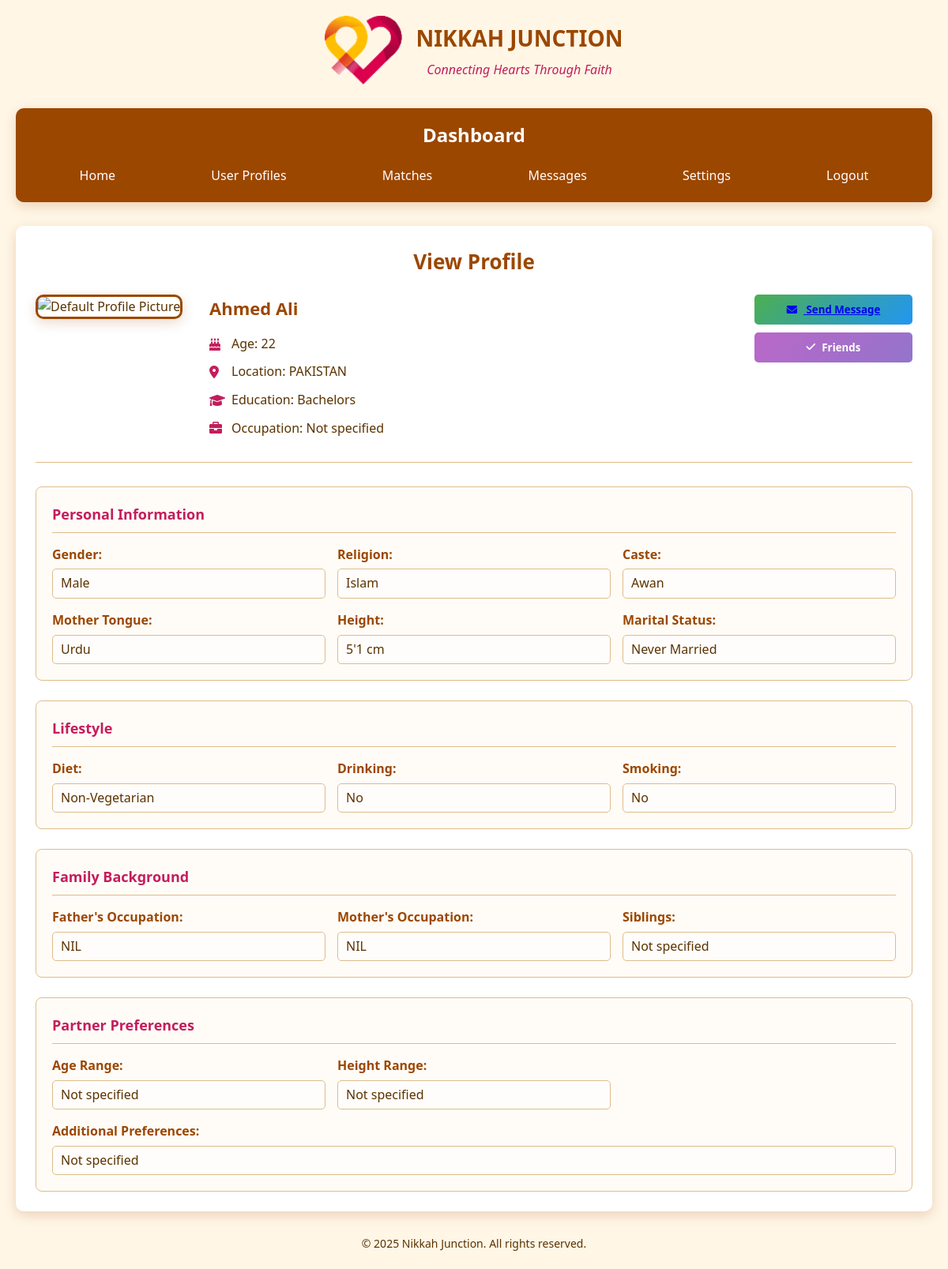
Page /view_profile.php?id=13 (signed in) on the committed database.
### tables this page shows
CREATE TABLE `users` (
  `id` int(11) NOT NULL,
  `firstname` varchar(50) NOT NULL,
  `lastname` varchar(50) NOT NULL,
  `email` varchar(100) NOT NULL,
  `phone` varchar(15) NOT NULL,
  `password_hash` varchar(255) NOT NULL,
  `created_at` timestamp NOT NULL DEFAULT current_timestamp(),
  `last_login` datetime DEFAULT NULL,
  `is_active` tinyint(1) DEFAULT 1,
  `status` int(11) NOT NULL
);

CREATE TABLE `user_profiles` (
  `id` int(11) NOT NULL,
  `profile_picture` varchar(255) DEFAULT NULL,
  `dob` date NOT NULL,
  `gender` varchar(10) NOT NULL,
  `religion` varchar(50) NOT NULL,
  `caste` varchar(50) NOT NULL,
  `mother_tongue` varchar(50) NOT NULL,
  `height` varchar(10) NOT NULL,
  `weight` int(11) NOT NULL,
  `country` varchar(50) NOT NULL,
  `address` text NOT NULL,
  `education` varchar(50) NOT NULL,
  `employment` varchar(50) NOT NULL,
  `occupation` varchar(100) NOT NULL,
  `marital_status` varchar(20) NOT NULL,
  `diet` varchar(20) NOT NULL,
  `drinking` varchar(20) NOT NULL,
  `smoking` varchar(20) NOT NULL,
  `father_occupation` varchar(100) DEFAULT NULL,
  `mother_occupation` varchar(100) DEFAULT NULL,
  `siblings` int(11) DEFAULT NULL,
  `min_age_pref` int(11) NOT NULL,
  `max_age_pref` int(11) NOT NULL,
  `min_height_pref` varchar(10) NOT NULL,
  `max_height_pref` varchar(10) NOT NULL,
  `additional_preferences` text DEFAULT NULL,
  `divorce_years` int(11) DEFAULT NULL,
  `widowed_years` int(11) DEFAULT NULL,
  `created_at` timestamp NOT NULL DEFAULT current_timestamp(),
  `visibility` varchar(255) DEFAULT NULL
);

### view_profile.php (the view, shortened to what this page needs)
<?php
$db_host = "localhost";
$db_user = "root";
$db_pass = "";
$db_name = "nikah_junction";
$conn = new mysqli($db_host, $db_user, $db_pass, $db_name);
$profile_id = isset($_GET['id']) ? intval($_GET['id']) : 0;
$current_user_id = $_SESSION['user_id'];
$sql = "SELECT u.*, up.*
        FROM users u
        LEFT JOIN user_profiles up ON u.id = up.id
        WHERE u.id = ?";
$stmt = $conn->prepare($sql);
$stmt->bind_param("i", $profile_id);
$stmt->execute();
$result = $stmt->get_result();
$profile_data = $result->fetch_assoc();
function calculateAge($dob) {
    $birthdate = new DateTime($dob);
    $today = new DateTime();
    $age = $birthdate->diff($today)->y;
    return $age;
}
$friend_request_status = null;
$sql = "SELECT status FROM friend_requests
        WHERE (sender_id = ? AND receiver_id = ?)
        OR (sender_id = ? AND receiver_id = ?)";
$stmt = $conn->prepare($sql);
$stmt->bind_param("iiii", $current_user_id, $profile_id, $profile_id, $current_user_id);
$stmt->execute();
$result = $stmt->get_result();
if ($result->num_rows > 0) {
    $row = $result->fetch_assoc();
    $friend_request_status = $row['status'];
}
?>
<!DOCTYPE html>
<html lang="en">
<head>
    <link rel="stylesheet" href="view.css">
    <link rel="stylesheet" href="https://cdnjs.cloudflare.com/ajax/libs/font-awesome/6.0.0/css/all.min.css">
</head>
<body>
    <div class="container">
        <header>
            <div class="logo">
                <img src="logo.png" alt="Nikkah Junction Logo">
                <div class="logo-text">
                    <h1>NIKKAH JUNCTION</h1>
                    <p>Connecting Hearts Through Faith</p>
                </div>
            </div>
        </header>
        <nav class="dashboard-nav">
            <h2>Dashboard</h2>
            <ul>
                <li><a href="dashboard.php">Home</a></li>
                <li><a href="dashboard_user_profiles.php">User Profiles</a></li>
                <li><a href="dashboard_matches.php">Matches</a></li>
                <li><a href="dashboard_msgs.php">Messages</a></li>
                <li><a href="dashboard_settings.php">Settings</a></li>
                <li><a href="logout.php">Logout</a></li>
            </ul>
        </nav>
        <main class="profile-view fade-in">
            <h2>View Profile</h2>
            <div class="profile-container">
                <div class="profile-header">
                    <div class="profile-photo">
                        <?php if (!empty($profile_data['profile_picture'])): ?>
                            <img src="<?php echo $profile_data['profile_picture']; ?>" alt="Profile Picture">
                        <?php else: ?>
                            <img src="default-profile.png" alt="Default Profile Picture">
                        <?php endif; ?>
                    </div>
                    <div class="profile-basic-info">
                        <h3><?php echo htmlspecialchars($profile_data['firstname'] . ' ' . $profile_data['lastname']); ?></h3>
                        <p><i class="fas fa-birthday-cake"></i> Age: <?php echo !empty($profile_data['dob']) ? calculateAge($profile_data['dob']) : 'Not specified'; ?></p>
                        <p><i class="fas fa-map-marker-alt"></i> Location: <?php echo !empty($profile_data['country']) ? htmlspecialchars($profile_data['country']) : 'Not specified'; ?></p>
                        <p><i class="fas fa-graduation-cap"></i> Education: <?php echo !empty($profile_data['education']) ? htmlspecialchars($profile_data['education']) : 'Not specified'; ?></p>
                        <p><i class="fas fa-briefcase"></i> Occupation: <?php echo !empty($profile_data['occupation']) ? htmlspecialchars($profile_data['occupation']) : 'Not specified'; ?></p>
                    </div>
                    <div class="profile-actions">
                        <?php if ($current_user_id != $profile_id): ?>
                            <button class="action-btn message-btn" id="openMessageModal"><a href="dashboard_msgs.php"><i class="fas fa-envelope"></i> Send Message</a></button>
                            <?php if ($friend_request_status === null): ?>
                                <form method="post">
                                    <button type="submit" name="send_friend_request" class="action-btn friend-btn"><i class="fas fa-user-plus"></i> Send Friend Request</button>
                                </form>
                            <?php elseif ($friend_request_status === 'pending'): ?>
                                <button class="action-btn friend-btn disabled"><i class="fas fa-clock"></i> Friend Request Pending</button>
                            <?php elseif ($friend_request_status === 'accepted'): ?>
                                <button class="action-btn friend-btn disabled"><i class="fas fa-check"></i> Friends</button>
                            <?php endif; ?>
                        <?php else: ?>
                            <a href="dashboard_settings.php" class="action-btn edit-btn"><i class="fas fa-edit"></i> Edit Profile</a>
                        <?php endif; ?>
                    </div>
                </div>
                <div class="profile-details">
                    <div class="detail-section">
                        <h4>Personal Information</h4>
                        <div class="detail-grid">
                            <div class="detail-item">
                                <span class="detail-label">Gender:</span>
                                <span class="detail-value"><?php echo !empty($profile_data['gender']) ? htmlspecialchars($profile_data['gender']) : 'Not specified'; ?></span>
                            </div>
                            <div class="detail-item">
                                <span class="detail-label">Religion:</span>
                                <span class="detail-value"><?php echo !empty($profile_data['religion']) ? htmlspecialchars($profile_data['religion']) : 'Not specified'; ?></span>
                            </div>
                            <div class="detail-item">
                                <span class="detail-label">Caste:</span>
                                <span class="detail-value"><?php echo !empty($profile_data['caste']) ? htmlspecialchars($profile_data['caste']) : 'Not specified'; ?></span>
                            </div>
                            <div class="detail-item">
                                <span class="detail-label">Mother Tongue:</span>
                                <span class="detail-value"><?php echo !empty($profile_data['mother_tongue']) ? htmlspecialchars($profile_data['mother_tongue']) : 'Not specified'; ?></span>
                            </div>
                            <div class="detail-item">
                                <span class="detail-label">Height:</span>
                                <span class="detail-value"><?php echo !empty($profile_data['height']) ? htmlspecialchars($profile_data['height']) . ' cm' : 'Not specified'; ?></span>
                            </div>
                            <div class="detail-item">
                                <span class="detail-label">Marital Status:</span>
                                <span class="detail-value"><?php echo !empty($profile_data['marital_status']) ? htmlspecialchars($profile_data['marital_status']) : 'Not specified'; ?></span>
                            </div>
                        </div>
                    </div>
                    <div class="detail-section">
                        <h4>Lifestyle</h4>
                        <div class="detail-grid">
                            <div class="detail-item">
                                <span class="detail-label">Diet:</span>
                                <span class="detail-value"><?php echo !empty($profile_data['diet']) ? htmlspecialchars($profile_data['diet']) : 'Not specified'; ?></span>
                            </div>
                            <div class="detail-item">
                                <span class="detail-label">Drinking:</span>
                                <span class="detail-value"><?php echo !empty($profile_data['drinking']) ? htmlspecialchars($profile_data['drinking']) : 'Not specified'; ?></span>
                            </div>
                            <div class="detail-item">
                                <span class="detail-label">Smoking:</span>
                                <span class="detail-value"><?php echo !empty($profile_data['smoking']) ? htmlspecialchars($profile_data['smoking']) : 'Not specified'; ?></span>
                            </div>
                        </div>
                    </div>
                    <div class="detail-section">
                        <h4>Family Background</h4>
                        <div class="detail-grid">
                            <div class="detail-item">
                                <span class="detail-label">Father's Occupation:</span>
                                <span class="detail-value"><?php echo !empty($profile_data['father_occupation']) ? htmlspecialchars($profile_data['father_occupation']) : 'Not specified'; ?></span>
                            </div>
                            <div class="detail-item">
                                <span class="detail-label">Mother's Occupation:</span>
                                <span class="detail-value"><?php echo !empty($profile_data['mother_occupation']) ? htmlspecialchars($profile_data['mother_occupation']) : 'Not specified'; ?></span>
                            </div>
                            <div class="detail-item">
                                <span class="detail-label">Siblings:</span>
                                <span class="detail-value"><?php echo !empty($profile_data['siblings']) ? htmlspecialchars($profile_data['siblings']) : 'Not specified'; ?></span>
                            </div>
                        </div>
                    </div>
                    <div class="detail-section">
                        <h4>Partner Preferences</h4>
                        <div class="detail-grid">
                            <div class="detail-item">
                                <span class="detail-label">Age Range:</span>
                                <span class="detail-value">
                                    <?php
                                    if (!empty($profile_data['min_age_preferences']) && !empty($profile_data['max_age_preferences'])) {
                                        echo htmlspecialchars($profile_data['min_age_preferences']) . ' to ' . htmlspecialchars($profile_data['max_age_preferences']) . ' years';
                                    } else {
                                        echo 'Not specified';
                                    }
                                    ?>
                                </span>
                            </div>
                            <div class="detail-item">
                                <span class="detail-label">Height Range:</span>
                                <span class="detail-value">
                                    <?php
                                    if (!empty($profile_data['min_height_preferences']) && !empty($profile_data['max_height_preferences'])) {
                                        echo htmlspecialchars($profile_data['min_height_preferences']) . ' to ' . htmlspecialchars($profile_data['max_height_preferences']) . ' cm';
                                    } else {
                                        echo 'Not specified';
                                    }
                                    ?>
                                </span>
                            </div>
                            <div class="detail-item full-width">
                                <span class="detail-label">Additional Preferences:</span>
                                <span class="detail-value"><?php echo !empty($profile_data['additional_preferences']) ? htmlspecialchars($profile_data['additional_preferences']) : 'Not specified'; ?></span>
                            </div>
                        </div>
                    </div>
                </div>
            </div>
        </main>
        <footer>
            <p>&copy; <?php echo date('Y'); ?> Nikkah Junction. All rights reserved.</p>
        </footer>
    </div>
</body>
</html>

### rows in the picture
users: firstname+lastname "Ahmed Ali", user_profiles.dob "22", user_profiles.country "PAKISTAN", user_profiles.education "Bachelors", user_profiles.gender "Male", user_profiles.religion "Islam", user_profiles.caste "Awan", user_profiles.mother_tongue "Urdu", user_profiles.height "5'1", user_profiles.marital_status "Never Married", user_profiles.diet "Non-Vegetarian", user_profiles.drinking "No", user_profiles.smoking "No", user_profiles.father_occupation "NIL", user_profiles.mother_occupation "NIL"
